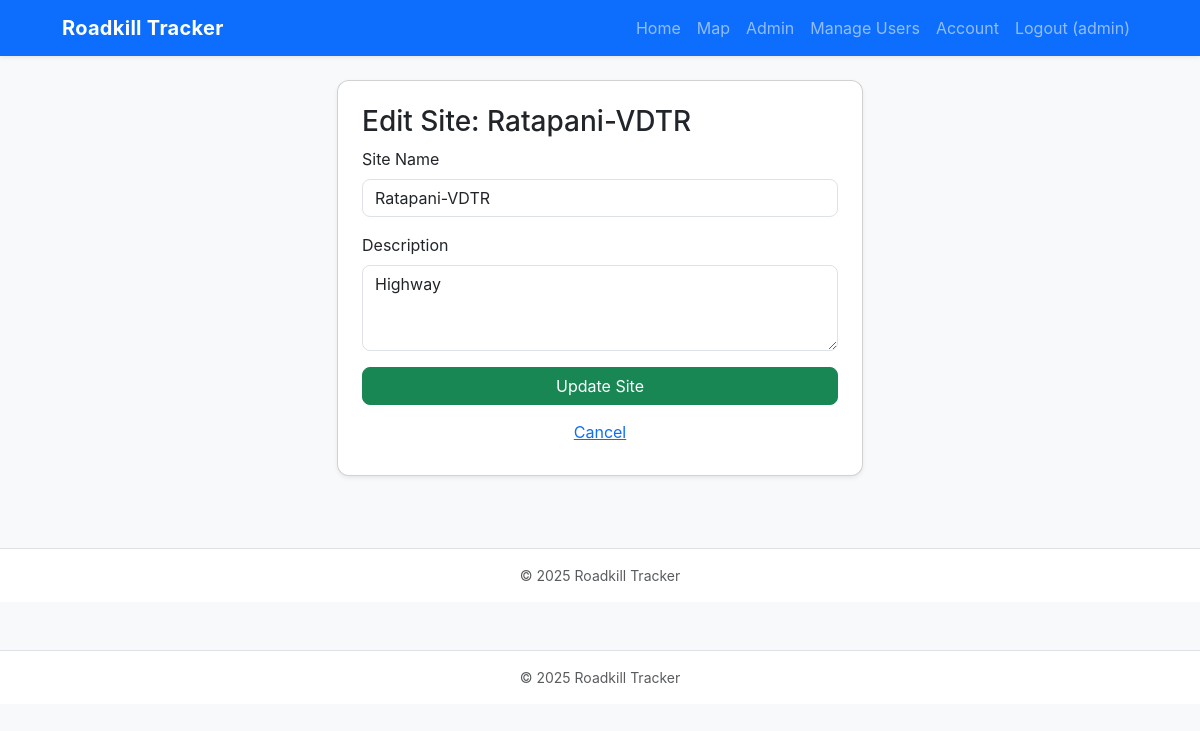
Page /site/1/edit (signed in) on the earlier database version.
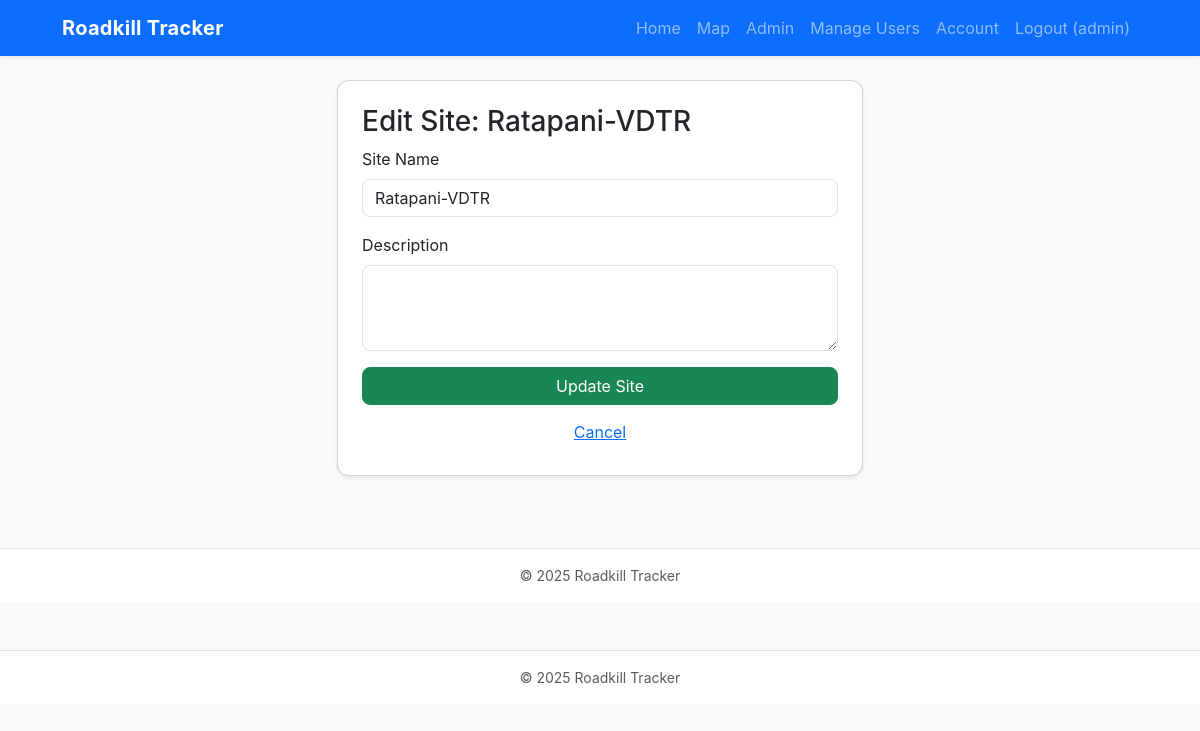
Same page on the later database version.
### app.py (models this page shows)
class Site(db.Model):
    id = db.Column(db.Integer, primary_key=True)
    name = db.Column(db.String(140), nullable=False)
    code = db.Column(db.String(20), nullable=False, unique=True)
    description = db.Column(db.Text)

### app.py (the view)
    @app.route('/site/<int:site_id>/edit', methods=['GET', 'POST'])
    @login_required
    def edit_site(site_id):
        if not is_admin():
            flash("Admin access required.")
            return redirect(url_for('view_site', site_id=site_id))
        site = Site.query.get_or_404(site_id)
        if request.method == 'POST':
            site.name = request.form.get('name')
            site.description = request.form.get('description')
            db.session.commit()
            flash(f"Site {site.code} updated.")
            return redirect(url_for('view_site', site_id=site.id))
        return render_template('edit_site.html', site=site)

### app.py (called while the page is built)
@login_manager.user_loader
def load_user(user_id):
    try:
        return User.query.get(int(user_id))
    except Exception:
        return None

def is_admin():
    return current_user.is_authenticated and getattr(current_user, 'role', None) == "admin"

### templates/edit_site.html
{% extends "base.html" %}
{% block content %}
<div class="row justify-content-center">
  <div class="col-lg-6">
    <div class="card shadow-sm p-4">
      <h3>Edit Site: {{ site.name }}</h3>
      <form method="POST">
        <div class="mb-3">
          <label class="form-label">Site Name</label>
          <input name="name" class="form-control" value="{{ site.name }}" required>
        </div>
        <div class="mb-3">
          <label class="form-label">Description</label>
          <textarea name="description" class="form-control" rows="3">{{ site.description }}</textarea>
        </div>
        <button class="btn btn-success w-100">Update Site</button>
        <a href="{{ url_for('view_site', site_id=site.id) }}" class="btn btn-link w-100 mt-2">Cancel</a>
      </form>
    </div>
  </div>
</div>
{% endblock %}

Differences in the rows shown:
changed Site "Ratapani-VDTR": description "Highway" → (not shown)
